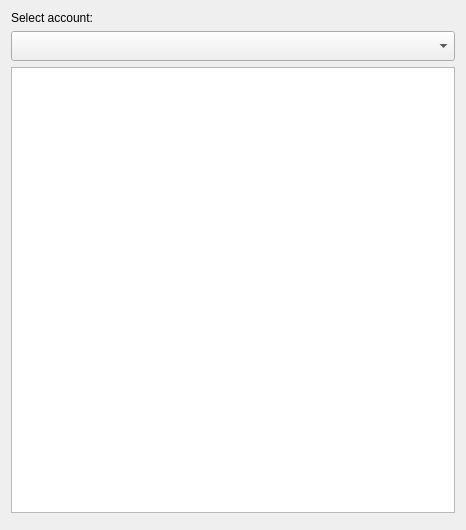
<?xml version="1.0" encoding="UTF-8"?>
<ui version="4.0">
 <class>JoinGroupChat</class>
 <widget class="QDialog" name="JoinGroupChat">
  <property name="geometry">
   <rect>
    <x>0</x>
    <y>0</y>
    <width>466</width>
    <height>530</height>
   </rect>
  </property>
  <property name="windowTitle">
   <string>Join groupchat</string>
  </property>
  <layout class="QVBoxLayout" name="verticalLayout">
   <item>
    <widget class="SlidingStackedWidget" name="stackedWidget">
     <property name="currentIndex">
      <number>0</number>
     </property>
     <widget class="QWidget" name="viewPage">
      <layout class="QVBoxLayout" name="verticalLayout_3">
       <property name="margin">
        <number>0</number>
       </property>
       <item>
        <widget class="QLabel" name="label">
         <property name="text">
          <string>Select account:</string>
         </property>
        </widget>
       </item>
       <item>
        <widget class="QComboBox" name="accountBox">
         <property name="sizePolicy">
          <sizepolicy hsizetype="Preferred" vsizetype="Preferred">
           <horstretch>0</horstretch>
           <verstretch>0</verstretch>
          </sizepolicy>
         </property>
         <property name="sizeAdjustPolicy">
          <enum>QComboBox::AdjustToMinimumContentsLengthWithIcon</enum>
         </property>
         <property name="iconSize">
          <size>
           <width>22</width>
           <height>22</height>
          </size>
         </property>
        </widget>
       </item>
       <item>
        <widget class="QListView" name="bookmarksView">
         <property name="editTriggers">
          <set>QAbstractItemView::NoEditTriggers</set>
         </property>
         <property name="iconSize">
          <size>
           <width>22</width>
           <height>22</height>
          </size>
         </property>
         <property name="verticalScrollMode">
          <enum>QAbstractItemView::ScrollPerPixel</enum>
         </property>
        </widget>
       </item>
      </layout>
     </widget>
     <widget class="Core::JoinPage" name="joinPage"/>
     <widget class="Core::BookmarksPage" name="bookmarksPage"/>
     <widget class="Core::UriPage" name="uriPage"/>
    </widget>
   </item>
   <item>
    <widget class="qutim_sdk_0_3::ActionBox" name="actionBox" native="true"/>
   </item>
  </layout>
 </widget>
 <customwidgets>
  <customwidget>
   <class>qutim_sdk_0_3::ActionBox</class>
   <extends>QWidget</extends>
   <header location="global">qutim/actionbox.h</header>
   <container>1</container>
  </customwidget>
  <customwidget>
   <class>Core::JoinPage</class>
   <extends>QWidget</extends>
   <header>joinpage.h</header>
   <container>1</container>
  </customwidget>
  <customwidget>
   <class>Core::BookmarksPage</class>
   <extends>QWidget</extends>
   <header>bookmarkspage.h</header>
   <container>1</container>
  </customwidget>
  <customwidget>
   <class>Core::UriPage</class>
   <extends>QWidget</extends>
   <header>uripage.h</header>
   <container>1</container>
  </customwidget>
  <customwidget>
   <class>SlidingStackedWidget</class>
   <extends>QStackedWidget</extends>
   <header location="global">slidingstackedwidget.h</header>
   <container>1</container>
  </customwidget>
 </customwidgets>
 <resources/>
 <connections/>
</ui>
